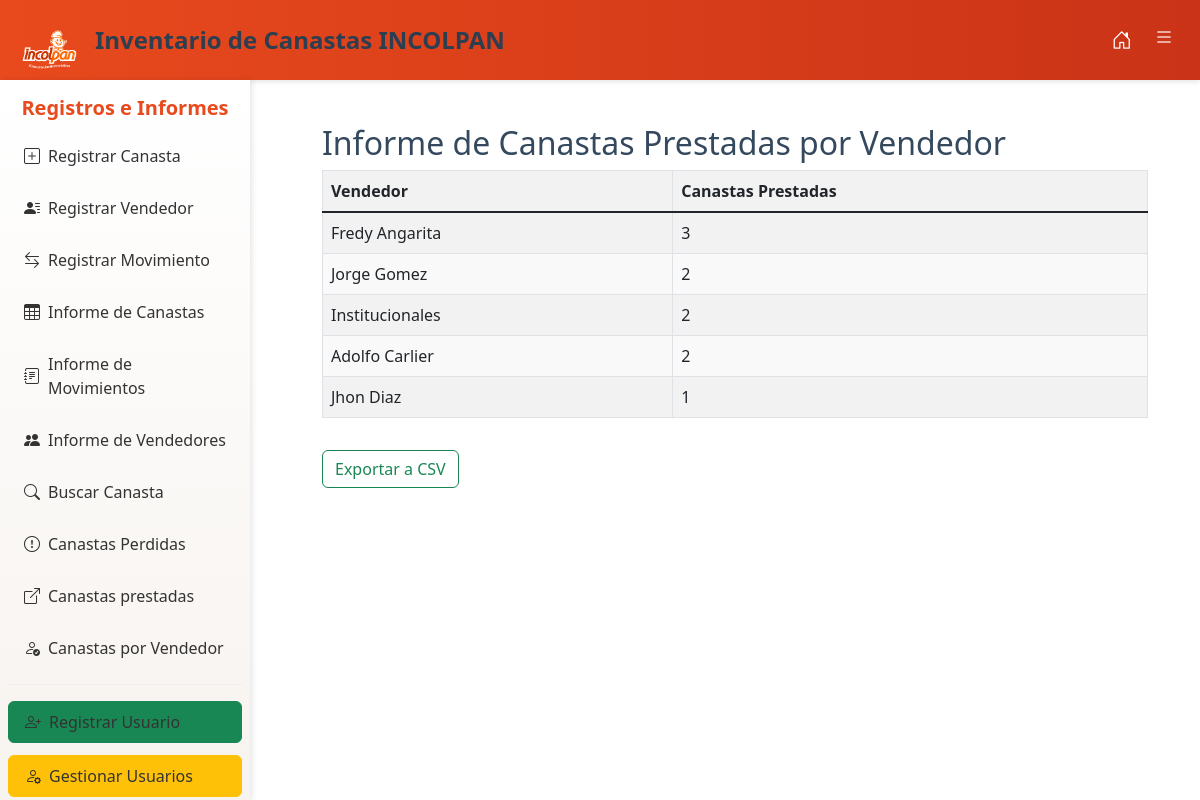
The page /informe_canastas_prestadas_por_vendedor (signed in) on the database its author committed.
### tables this page shows
CREATE TABLE vendedores (
    codigo TEXT PRIMARY KEY,
    nombre TEXT
);

### app.py (the view)
@app.route('/informe_canastas_prestadas_por_vendedor', methods=['GET'])
@login_required
def informe_canastas_prestadas_por_vendedor():
    try:
        conn = obtener_conexion()
        cursor = conn.cursor()
        cursor.execute('''
            SELECT v.nombre,
                   SUM(CASE WHEN m.tipo = 'Sale' THEN 1 ELSE 0 END) -
                   SUM(CASE WHEN m.tipo = 'Entra' THEN 1 ELSE 0 END) AS canastas_prestadas_activas
            FROM movimientos m
            JOIN vendedores v ON m.vendedor_codigo = v.codigo
            GROUP BY v.nombre
            ORDER BY canastas_prestadas_activas DESC
        ''')
        canastas_prestadas = cursor.fetchall()
        conn.close()
        if 'export' in request.args:
            return exportar_a_csv_canastas_prestadas(canastas_prestadas)
        return render_template('informe_canastas_prestadas_por_vendedor.html', canastas_prestadas=canastas_prestadas)
    except Exception as e:
        flash(f'Ocurrió un error al generar el informe: {e}')
        return render_template('informe_canastas_prestadas_por_vendedor.html', canastas_prestadas=[])

### app.py (called while the page is built)
def obtener_conexion():
    conn = sqlite3.connect(db_path)
    return conn

def login_required(f):
    @wraps(f)
    def decorated_function(*args, **kwargs):
        if 'user_id' not in session:
            flash('Por favor, inicia sesión para continuar.')
            return redirect(url_for('login'))
        return f(*args, **kwargs)
    return decorated_function

### Templates/informe_canastas_prestadas_por_vendedor.html (shortened to what this page needs)
{% extends 'base.html' %}
{% block content %}
<div class="container mt-4">
    <h2>Informe de Canastas Prestadas por Vendedor</h2>
    <table class="table table-bordered table-striped">
        <thead>
            <tr>
                <th>Vendedor</th>
                <th>Canastas Prestadas</th>
            </tr>
        </thead>
        <tbody>
            {% for vendedor in canastas_prestadas %}
            <tr>
                <td>{{ vendedor[0] }}</td>
                <td>{{ vendedor[1] }}</td>
            </tr>
            {% endfor %}
        </tbody>
    </table>
    <a href="{{ url_for('informe_canastas_prestadas_por_vendedor', export=True) }}"
       class="btn btn-outline-success mt-3">
       Exportar a CSV
    </a>
</div>
{% endblock %}

### static/style.css (style rules this page uses)
body { font-family: Arial, sans-serif; padding: 20px; }
h2 { color: #34495e; margin-top: 30px; }

### Templates/base.html (style rules this page uses)
body { padding-top: 80px; color: #000; background-color: #fff; }
button, .btn { border-radius: 0.375rem; }
table { color: #000; }
table thead { background-color: #f2f2f2; }
table tbody tr:nth-child(even) { background-color: #f9f9f9; }

### rows shown on the page
vendedores: nombre "Fredy Angarita", vendedor "3"
vendedores: nombre "Jorge Gomez", vendedor "2"
vendedores: nombre "Institucionales", vendedor "2"
vendedores: nombre "Adolfo Carlier", vendedor "2"
vendedores: nombre "Jhon Diaz", vendedor "1"
